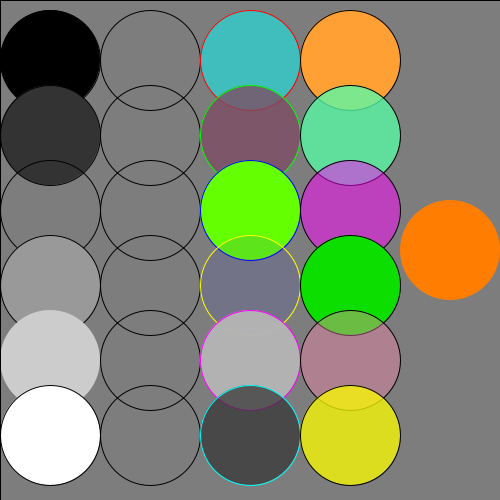
Frame 1 (no input)
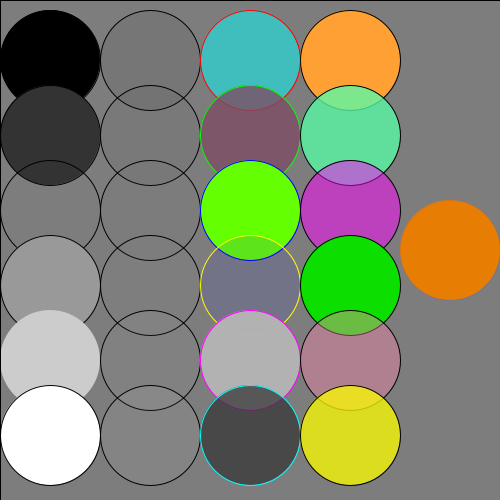
Frame 60 (the mouse pressed at the canvas centre just before this capture)
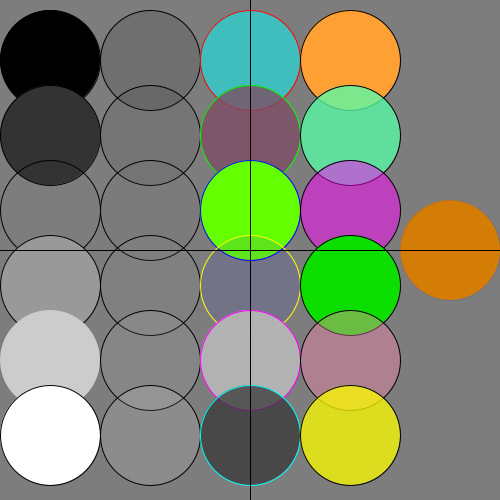
Frame 120 (the mouse held since frame 60 and released just before this capture)

The Processing sketch that drew these frames (run headless with seeded random() and noise(); from frame 60 on, the mouse is pressed at the canvas centre):

// Processing sketch: Flaechern_Und_Linien_Faerben
// ── Flaechern_Und_Linien_Faerben.pde
/*
  
  Processing Tutorial
  Sketch Nr. 09
  Thema : Flaechen und Linien faerben
  
  Sketch Inhalte :
  
  noFill(); - Bewirkt, dass bei den folgenden Formen die Flaechen nicht mehr gezeichnet werden
  
  noStroke(); - Bewirkt, dass bei den folgenden Formen die Linien nicht mehr gezeichnet werden
  
  background(gr); / background(gr,a); / background(r,g,b); / background(r,g,b,a); / background(rgb); / background(rgb,a); / background(argb); 
  => Legt die Farbe der Leinwand fest
  
  fill(gr); / fill(gr,a); / fill(r,g,b); / fill(r,g,b,a); / fill(rgb); / fill(rgb,a); / fill(argb); - Legt die Farbe der Flaechen der folgenden Formen fest
  
  stroke(gr); / stroke(gr,a); / stroke(r,g,b); / stroke(r,g,b,a); / stroke(rgb); / stroke(rgb,a); / stroke(argb); - Legt die Farbe der Linien der folgenden Formen fest
  
  Farbmodi :
    ~ gr : Generiert einen grauen Farbton; Wertebereich : 0 [Schwarz] - 255 [Weiss]
    ~ r : Stellt den Rot Anteil (oder hue (Farbton), abhaengig von colorMode*) einer Farbe; Wertebereich : 0 - 255
    ~ g : Stellt den Gruen Anteil (oder saturation (Saettigung), abhaengig von colorMode*) einer Farbe; Wertebereich : 0 - 255
    ~ b : Stellt den Blau Anteil (oder brightness (Helligkeit), abhaengig von colorMode*) einer Farbe; Wertebereich : 0 -255
    ~ rgb : Generiert einen Farbton von einem Hexadezimalwert oder einer color Variable*; Wertebereich #000000 - #FFFFFF
    ~ a : Fuegt der dem Farbton Transparenz hinzu, kann mit gr, r g b und rgb kombiniert werden; Wertebereich 0 (vollkommen transpaent) - 255 (nicht transparent)
    ~ argb : Generiert einen Farbton von einem Hexadezimalwert oder einer color Variable* mit transparent; Wertebereich : 0x / 0X 00000000 - FFFFFFFF
  
*/

float grautransparenz;

float redHigh;
float greenLow;
float transparentLow;
float transparentHigh;

void setup()
{
  // SETUP START
  size(500,500);
  grautransparenz = 0.0;
  
  redHigh = 255.0;
  greenLow = 0.0;
  transparentLow = 0.0;
  transparentHigh = 255.0;
  // SETUP ENDE
}

void draw()
{
  // DRAW START
  background(125);
  
  // ***** Reihe 1 : Grau ohne Transparenz *****
  fill(0);
  circle(50,60,100);
  
  fill(51);
  circle(50,135,100);
  
  //fill(102);
  noFill();
  circle(50,210,100);
  
  fill(153);
  circle(50,285,100);
  
  noStroke();
  fill(204);
  circle(50,360,100);
  
  stroke(0);
  fill(255);
  circle(50,435,100);
  
  // ***** Reihe 2 : Grau mit Transparenz *****
  fill(0,grautransparenz);
  circle(150,60,100);
  
  fill(51,grautransparenz);
  circle(150,135,100);
  
  fill(102,grautransparenz);
  circle(150,210,100);
  
  fill(153,grautransparenz);
  circle(150,285,100);
  
  fill(204,grautransparenz);
  circle(150,360,100);
  
  fill(255,grautransparenz);
  circle(150,435,100);

  grautransparenz += 0.25;
  
  // ***** Reihe 3 RGB und strokes *****
  stroke(255,0,0);
  fill(0,255,255,125);
  circle(250,60,100);
  
  stroke(0,255,0);
  fill(125,75,100,200);
  circle(250,135,100);
  
  stroke(0,0,255);
  fill(100,255,0,255);
  circle(250,210,100);
  
  stroke(255,255,0);
  fill(50,50,200,33);
  circle(250,285,100);
  
  stroke(255,0,255);
  fill(180,180,180,250);
  circle(250,360,100);
  
  stroke(0,255,255);
  fill(50,50,50,180);
  circle(250,435,100);
  
  // ***** Reihe 4 Hexadezimal RGB und Transparent *****
  stroke(0);
  
  fill(#FFA034);
  circle(350,60,100);
  
  fill(#58FAA4,200);
  circle(350,135,100);
  
  fill(#FF00FF,125);
  circle(350,210,100);
  
  fill(0xFF0CDF00);
  circle(350,285,100);
  
  fill(0XFFFC85AA,100);
  circle(350,360,100);
  
  fill(0XBDFFFF00);
  circle(350,435,100);
  
  // ***** Reihe 5 Farbmix *****
  stroke(0,greenLow,255,transparentLow);
  fill(redHigh,125,0,transparentHigh);
  circle(450,250,100);
  
  transparentLow += 0.25;
  transparentHigh -= 0.1;
  redHigh -= 0.33;
  greenLow += 0.1;

  stroke(0);
  line(0, mouseY, width, mouseY);
  line(mouseX, 0, mouseX, height);
  println(mouseX + " | " + mouseY);
  // DRAW ENDE
}
